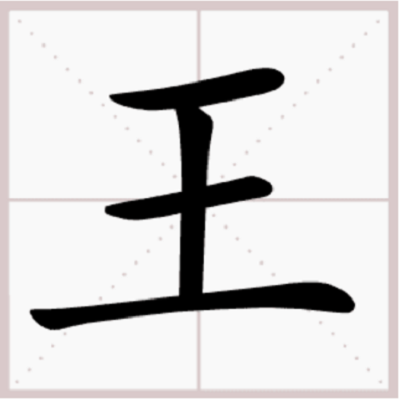
#> input picture images/Template_pictures/1.png, 399 x 399 px, found by its file name
$ python imageAnalysis.py
#> lines starting #> are read from the running program, lines starting #| are printed output that depends on the picture; after the words box and inside, x2 and y2 are one past the last pixel; in counts of white or black regions, pixels touching at a corner belong together
import cv2
import numpy as np
from keras.src.applications.vgg16 import VGG16, preprocess_input
from keras.preprocessing import image
from sklearn.metrics import euclidean_distances


# 图片预处理
def ImagePreprocessing(imageData,target_size=(224, 224)):
    imageData = np.array(imageData)
    gray = cv2.cvtColor(imageData, cv2.COLOR_BGR2GRAY)
    # 通过阈值处理将汉字背景变为白色
    ret, thresh = cv2.threshold(gray, 60, 255, cv2.THRESH_BINARY_INV)  # 大于阈值时置 0(黑)，否则置 255（白）
    # 反转二值化图像，将汉字变为黑色，背景变为白色
    thresh = cv2.bitwise_not(thresh)
    # 执行形态学操作去除噪点
    kernel = np.ones((5, 5), np.uint8)
    opening = cv2.morphologyEx(thresh, cv2.MORPH_OPEN, kernel)
    # 对图片的尺寸进行设定
    imageData_resized = cv2.resize(opening, target_size, interpolation=cv2.INTER_AREA)
    return imageData_resized


# 骨架提取,调用VThin、HThin、Xihua、Two函数，对预处理后的图片进行汉字骨架细化
def ImageSkeletonExtraction(imageData):
    array = [0, 0, 1, 1, 0, 0, 1, 1, 1, 1, 0, 1, 1, 1, 0, 1,
             1, 1, 0, 0, 1, 1, 1, 1, 0, 0, 0, 0, 0, 0, 0, 1,
             0, 0, 1, 1, 0, 0, 1, 1, 1, 1, 0, 1, 1, 1, 0, 1,
             1, 1, 0, 0, 1, 1, 1, 1, 0, 0, 0, 0, 0, 0, 0, 1,
             1, 1, 0, 0, 1, 1, 0, 0, 0, 0, 0, 0, 0, 0, 0, 0,
             0, 0, 0, 0, 0, 0, 0, 0, 0, 0, 0, 0, 0, 0, 0, 0,
             1, 1, 0, 0, 1, 1, 0, 0, 1, 1, 0, 1, 1, 1, 0, 1,
             0, 0, 0, 0, 0, 0, 0, 0, 0, 0, 0, 0, 0, 0, 0, 0,
             0, 0, 1, 1, 0, 0, 1, 1, 1, 1, 0, 1, 1, 1, 0, 1,
             1, 1, 0, 0, 1, 1, 1, 1, 0, 0, 0, 0, 0, 0, 0, 1,
             0, 0, 1, 1, 0, 0, 1, 1, 1, 1, 0, 1, 1, 1, 0, 1,
             1, 1, 0, 0, 1, 1, 1, 1, 0, 0, 0, 0, 0, 0, 0, 0,
             1, 1, 0, 0, 1, 1, 0, 0, 0, 0, 0, 0, 0, 0, 0, 0,
             1, 1, 0, 0, 1, 1, 1, 1, 0, 0, 0, 0, 0, 0, 0, 0,
             1, 1, 0, 0, 1, 1, 0, 0, 1, 1, 0, 1, 1, 1, 0, 0,
             1, 1, 0, 0, 1, 1, 1, 0, 1, 1, 0, 0, 1, 0, 0, 0]
    # 进行骨架提取
    iTwo = Two(imageData)
    iThin = Xihua(iTwo, array)
    return iThin


# 骨架相似度评价
# [157 lines left out: functions SkeletonSimilarityEvaluation, StrokeExtractionAndSimilarityEvaluation, LayoutSimilarityEvaluation, ImageAnalysis, not called in this run]


# -----------------------------骨架提取--------------------------------

def VThin(imageData, array):
    h, w, _ = imageData.shape  # 图像高度和宽度
    NEXT = 1
    for i in range(h):
        for j in range(w):
            if NEXT == 0:
                NEXT = 1
            else:
                # 边界条件处理，确保不会越界
                M = (imageData[i, j - 1] + imageData[i, j] + imageData[i, j + 1]) if 0 < j < w - 1 else 1
                if imageData[i, j] == 0 and M != 0:
                    a = [0] * 9
                    # 填充数组a，检查周围的像素
                    for k in range(3):
                        for l in range(3):
                            ii, jj = i - 1 + k, j - 1 + l
                            if 0 <= ii < h and 0 <= jj < w and imageData[ii, jj] == 255:
                                a[k * 3 + l] = 1
                    # 计算sum用于查表决定新的像素值
                    sum_val = a[0] * 1 + a[1] * 2 + a[2] * 4 + a[3] * 8 + a[5] * 16 + a[6] * 32 + a[7] * 64 + a[8] * 128
                    imageData[i, j] = array[sum_val] * 255
                    if array[sum_val] == 1:
                        NEXT = 0
    return image


def HThin(imageData, array):
    h, w, _ = imageData.shape  # 图像高度和宽度
    NEXT = 1
    for j in range(h):  # 遍历所有行
        for i in range(w):  # 遍历所有列
            if NEXT == 0:
                NEXT = 1
            else:
                M = (imageData[j, i - 1] + imageData[j, i] + imageData[j, i + 1]) if 0 < i < w - 1 else 1
                if imageData[j, i] == 0 and M != 0:
                    a = [0] * 9
                    for k in range(3):
                        for l in range(3):
                            ii, jj = j - 1 + k, i - 1 + l
                            if 0 <= ii < h and 0 <= jj < w and imageData[ii, jj] == 255:
                                a[k * 3 + l] = 1
                    sum_val = a[0] * 1 + a[1] * 2 + a[2] * 4 + a[3] * 8 + a[5] * 16 + a[6] * 32 + a[7] * 64 + a[8] * 128
                    imageData[j, i] = array[sum_val] * 255
                    if array[sum_val] == 1:
                        NEXT = 0
    return image


def Xihua(imageData, array, num=30):
    h = imageData.shape[0]
    w = imageData.shape[1]
    iXihua = np.zeros((h, w, 1), dtype=np.uint8)
    np.copyto(iXihua, imageData)
    for i in range(num):
        VThin(iXihua, array)
        HThin(iXihua, array)
    return iXihua


def Two(imageData):
    h = imageData.shape[0]
    w = imageData.shape[1]

    iTwo = np.zeros((h, w, 1), dtype=np.uint8)
    for i in range(h):
        for j in range(w):
            iTwo[i, j] = 0 if imageData[i, j] < 200 else 255
    return iTwo


# -----------------------------骨架相似度评价--------------------------------

# 加载图片并预处理
# [65 lines left out: functions load_and_process_image, extract_features, calculate_hu_moments, extract_grid_image, Contour_extraction, not called in this run]


# -----------------------------高好晴check--------------------------------
#模板字和手写字读取
handwriting_img =  cv2.imread('1.png')
#> handwriting_img is the input picture: shape (399, 399, 3); mean B, G, R 216.4, 216.3, 217.9
template_img =  cv2.imread('4.png')
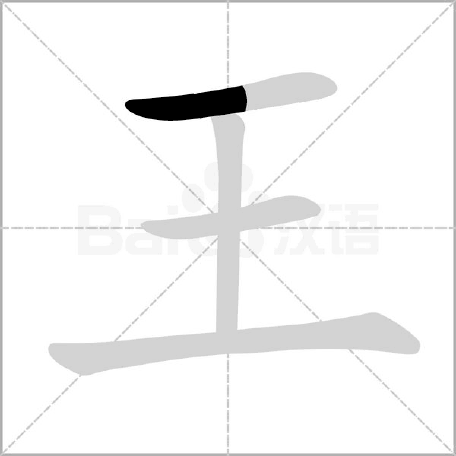
#> input picture wordServer-main/shufa-main/pics/4.png, 456 x 456 px, found by its file name
#> template_img is the input picture: shape (456, 456, 3); min 0, max 255, mean 244.3

#图片预处理，使用image_preprocessing函数
image1 = ImagePreprocessing(handwriting_img)
#> in ImagePreprocessing, `ret, thresh = cv2.threshold(gray, 60, 255, cv2.THRESH_BINARY_INV)`:
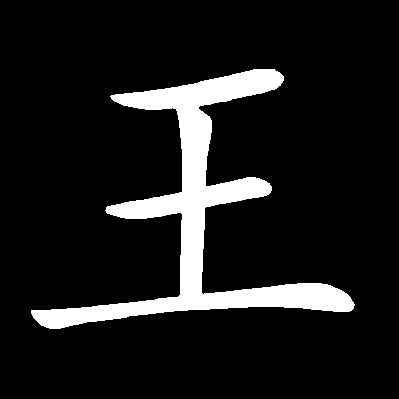
#> thresh: shape (399, 399); 10.5% white; 1 white region, box (x1, y1, x2, y2) and area: (31, 69, 355, 329) 16747
#> in ImagePreprocessing, `opening = cv2.morphologyEx(thresh, cv2.MORPH_OPEN, kernel)`: opening: shape (399, 399); 89.5% white; 1 black region, box (x1, y1, x2, y2) and area: (31, 69, 355, 329) 16759
image2 = ImagePreprocessing(template_img)
#> call 2 of ImagePreprocessing, with target_size = (224, 224)
#> in ImagePreprocessing (call 2), `ret, thresh = cv2.threshold(gray, 60, 255, cv2.THRESH_BINARY_INV)`:
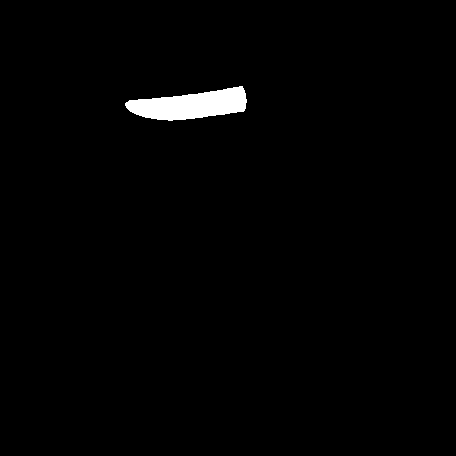
#> thresh: shape (456, 456); 1.3% white; 1 white region, box (x1, y1, x2, y2) and area: (125, 86, 247, 121) 2683
# [7 lines of commented-out code are left out]
xihuaimage1 = ImageSkeletonExtraction(image1)
#> after the loop in Two, `for i in range(h):`:
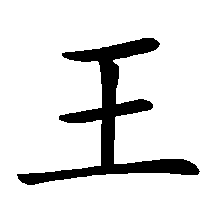
#> iTwo: shape (224, 224, 1); 89% white; 1 black region, box (x1, y1, x2, y2) and area: (17, 38, 200, 185) 5528
#> after the loop in Xihua, `for i in range(num):`:
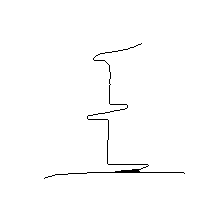
#> iXihua: shape (224, 224, 1); 99.1% white; black in thin lines or dots, all inside (x1, y1, x2, y2) = (44, 43, 185, 179)
xihuaimage2 = ImageSkeletonExtraction(image2)
#> after the loop in Two (call 2), `for i in range(h):`:
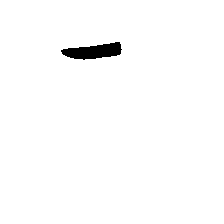
#> iTwo: shape (224, 224, 1); 98.6% white; 1 black region, box (x1, y1, x2, y2) and area: (61, 42, 122, 60) 689
#> call 2 of Xihua, with num = 30
#> after the loop in Xihua (call 2), `for i in range(num):`:
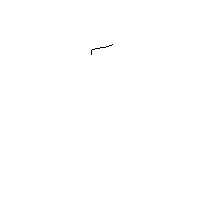
#> iXihua: shape (224, 224, 1); 99.9% white; black in thin lines or dots, all inside (x1, y1, x2, y2) = (91, 44, 113, 55)
cv2.imshow('1',xihuaimage1)
cv2.imshow('2',xihuaimage2)
cv2.waitKey(0)
cv2.destroyAllWindows()

# #骨架相似度评价
#
# #笔画相似度评价
#
# #章法布局相似度及评价
# img_contour1 = Contour_extraction(image1)
# img_contour2 = Contour_extraction(image2)
#
# #整体评价
# skeleton_score, _ = SkeletonSimilarityEvaluation(xihuaimage1, xihuaimage2)
# stroke_score, _ = StrokeExtractionAndSimilarityEvaluation(xihuaimage1, xihuaimage2)
# layout_score, _ = LayoutSimilarityEvaluation(img_contour1, img_contour2)
#
# # 计算总分
# full_score = skeleton_score * 0.5 + stroke_score * 0.45 + layout_score * 0.05
# print("总分：", full_score)


# -----------------------------check    check  git--------------------------------
